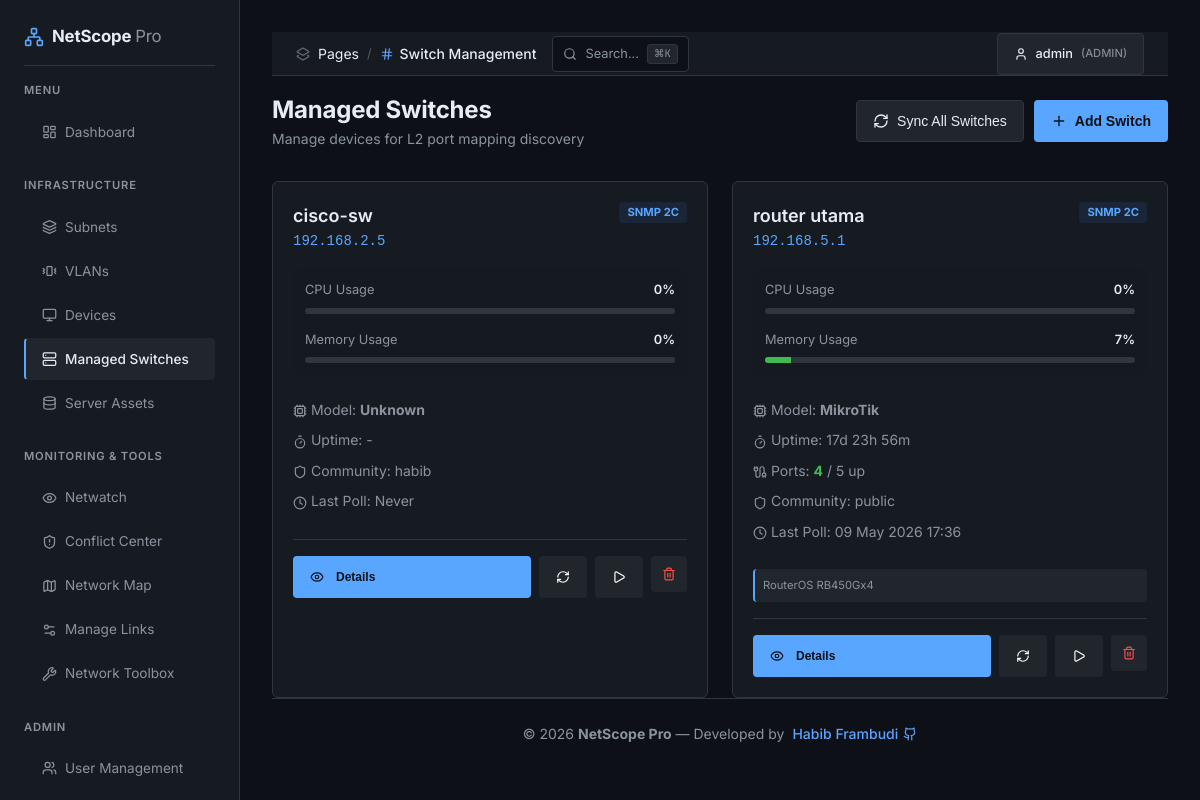
Screenshot of /switches (signed in) with the database file from the repository.
### tables this page shows
CREATE TABLE `switches` (
  `id` int(11) NOT NULL AUTO_INCREMENT,
  `name` varchar(100) NOT NULL,
  `ip_addr` varchar(45) NOT NULL,
  `community` varchar(100) DEFAULT 'public',
  `snmp_version` enum('1','2c','3') DEFAULT '2c',
  `description` text DEFAULT NULL,
  `last_poll` timestamp NULL DEFAULT NULL,
  `created_at` timestamp NOT NULL DEFAULT current_timestamp(),
  `model` varchar(100) DEFAULT NULL,
  `uptime` varchar(100) DEFAULT NULL,
  `cpu_usage` int(11) DEFAULT 0,
  `memory_usage` int(11) DEFAULT 0,
  `system_info` text DEFAULT NULL,
  `total_ports` int(11) DEFAULT 0,
  `active_ports` int(11) DEFAULT 0,
  `parent_switch_id` int(11) DEFAULT NULL,
  `stp_enabled` tinyint(1) DEFAULT 0,
  `stp_protocol` varchar(50) DEFAULT NULL,
  `loop_detected` tinyint(1) DEFAULT 0,
  `loop_details` varchar(255) DEFAULT NULL,
  `stp_topology_changes` int(11) DEFAULT 0,
  PRIMARY KEY (`id`)
);

### includes/config.php (called while the page is built, shortened)
<?php
function is_admin() {
    return isset($_SESSION['role']) && $_SESSION['role'] === 'admin';
}

### switches.php (the view, shortened to what this page needs)
<?php
require_once 'includes/config.php';
$db = get_db_connection();
$switches = $db->query("SELECT * FROM switches ORDER BY name ASC")->fetchAll();
include 'includes/header.php';
?>
<div class="page-header">
    <div>
        <h1 style="font-size: 1.5rem;">Managed Switches</h1>
        <p style="color: var(--text-muted); font-size: 0.875rem;">Manage devices for L2 port mapping discovery</p>
    </div>
    <?php if (is_admin()): ?>
    <div style="display: flex; gap: 10px;">
        <button class="btn btn-secondary" onclick="location.href='cron_switch_poll'">
            <i data-lucide="refresh-cw" style="width: 16px;"></i> Sync All Switches
        </button>
        <button class="btn btn-primary" onclick="document.getElementById('addSwitchModal').style.display='flex'">
            <i data-lucide="plus" style="width: 16px;"></i> Add Switch
        </button>
    </div>
    <?php endif; ?>
</div>
<div class="grid-cards">
    <?php foreach ($switches as $switch): ?>
    <div class="card">
        <div style="display: flex; justify-content: space-between; align-items: flex-start; margin-bottom: 1rem;">
            <div>
                <h3 style="font-size: 1.125rem;"><?php echo htmlspecialchars($switch['name']); ?></h3>
                <code style="color: var(--primary);"><?php echo htmlspecialchars($switch['ip_addr']); ?></code>
            </div>
            <div style="display: flex; gap: 4px; flex-wrap: wrap; justify-content: flex-end;">
                <span style="background: rgba(59, 130, 246, 0.1); color: var(--primary); padding: 2px 8px; border-radius: 4px; font-size: 0.7rem; font-weight: 700;">
                    SNMP <?php echo strtoupper($switch['snmp_version']); ?>
                </span>
            </div>
        </div>
        <div style="font-size: 0.8rem; color: var(--text-muted); margin-bottom: 1.5rem; background: rgba(0,0,0,0.05); padding: 0.75rem; border-radius: 8px;">
            <div style="display: flex; justify-content: space-between; margin-bottom: 0.5rem;">
                <span>CPU Usage</span>
                <span style="font-weight: 600; color: var(--text);"><?php echo (int)($switch['cpu_usage'] ?? 0); ?>%</span>
            </div>
            <div style="height: 6px; background: var(--border); border-radius: 3px; overflow: hidden; margin-bottom: 1rem;">
            </div>
            <div style="display: flex; justify-content: space-between; margin-bottom: 0.5rem;">
                <span>Memory Usage</span>
                <span style="font-weight: 600; color: var(--text);"><?php echo (int)($switch['memory_usage'] ?? 0); ?>%</span>
            </div>
            <div style="height: 6px; background: var(--border); border-radius: 3px; overflow: hidden;">
                <div style="width: <?php echo (int)($switch['memory_usage'] ?? 0); ?>%; height: 100%; background: <?php echo (int)($switch['memory_usage'] ?? 0) > 80 ? 'var(--warning)' : 'var(--success)'; ?>;"></div>
            </div>
        </div>
        <div style="font-size: 0.875rem; color: var(--text-muted); margin-bottom: 1.5rem;">
            <p style="margin-bottom: 0.4rem;"><i data-lucide="cpu" style="width: 14px; vertical-align: middle;"></i> Model: <strong><?php echo htmlspecialchars($switch['model'] ?? 'Unknown'); ?></strong></p>
            <p style="margin-bottom: 0.4rem;"><i data-lucide="timer" style="width: 14px; vertical-align: middle;"></i> Uptime: <?php echo htmlspecialchars($switch['uptime'] ?? '-'); ?></p>
            <?php if (isset($switch['total_ports']) && $switch['total_ports'] > 0): ?>
            <p style="margin-bottom: 0.4rem;"><i data-lucide="cable" style="width: 14px; vertical-align: middle;"></i> Ports: <strong style="color: var(--success);"><?php echo (int)$switch['active_ports']; ?></strong> / <?php echo (int)$switch['total_ports']; ?> up</p>
            <?php endif; ?>
            <p style="margin-bottom: 0.4rem;"><i data-lucide="shield" style="width: 14px; vertical-align: middle;"></i> Community: <?php echo htmlspecialchars($switch['community']); ?></p>
            <p><i data-lucide="clock" style="width: 14px; vertical-align: middle;"></i> Last Poll: <?php echo $switch['last_poll'] ? date('d M Y H:i', strtotime($switch['last_poll'])) : 'Never'; ?></p>
        </div>
        <?php if (!empty($switch['system_info'])): ?>
            <div style="font-size: 0.7rem; color: var(--text-muted); background: var(--surface-light); padding: 0.5rem; border-radius: 4px; border-left: 2px solid var(--primary); margin-bottom: 1rem;">
                <?php echo htmlspecialchars(substr($switch['system_info'], 0, 100)) . (strlen($switch['system_info']) > 100 ? '...' : ''); ?>
            </div>
        <?php endif; ?>
        <div style="display: flex; gap: 0.5rem; border-top: 1px solid var(--border); padding-top: 1rem;">
            <button class="btn btn-primary" style="flex: 1; font-size: 0.75rem;" onclick="location.href='switch-details?id=<?php echo $switch['id']; ?>'">
                <i data-lucide="eye" style="width: 14px; margin-right: 4px;"></i> Details
            </button>
            <button class="btn" style="background: var(--surface-light); font-size: 0.75rem;" title="Diagnosa Looping L2" onclick="location.href='tools?action=loop&target=<?php echo urlencode($switch['ip_addr']); ?>'">
                <i data-lucide="refresh-cw" style="width: 14px;"></i>
            </button>
            <?php if (is_admin()): ?>
            <button class="btn" style="background: var(--surface-light); font-size: 0.75rem;" title="Force Poll" onclick="location.href='cron_switch_poll?id=<?php echo $switch['id']; ?>'">
                <i data-lucide="play" style="width: 14px;"></i>
            </button>
            <form action="" method="POST" onsubmit="return confirm('Remove this switch?');">
                <button type="submit" name="delete_switch" class="btn" style="background: var(--surface-light); color: var(--danger); padding: 5px 10px;">
                    <i data-lucide="trash-2" style="width: 14px;"></i>
                </button>
            </form>
            <?php endif; ?>
        </div>
    </div>
    <?php endforeach; ?>
</div>
<?php include 'includes/footer.php'; ?>

### assets/css/style.css (style rules this page uses)
:root { color-scheme: dark; --primary: #58a6ff; --primary-hover: #79b8ff; --secondary: #8b949e; --success: #3fb950; --warning: #d29922; --danger: #f85149; --background: #0d1117; --surface: #161b22; --surface-light: #21262d; --text: #e6edf3; --text-muted: #8b949e; --border: #30363d; --sidebar-width: 240px; --header-height: 56px; --radius: 6px; --radius-sm: 4px; --shadow: 0 1px 3px rgba(0, 0, 0, 0.3); --glass: #161b22; --chart-height: 320px; --brand-soft: rgba(88, 166, 255, 0.12); --warning-soft: rgba(210, 153, 34, 0.12); --success-soft: rgba(63, 185, 80, 0.12); --danger-soft: rgba(248, 81, 73, 0.12); --badge-bg: rgba(139, 148, 158, 0.15); }
* { margin: 0; padding: 0; box-sizing: border-box; scrollbar-width: thin; scrollbar-color: rgba(255, 255, 255, 0.22) transparent; }
html { color-scheme: dark; scrollbar-width: thin; scrollbar-color: rgba(255, 255, 255, 0.22) transparent; }
html, body { height: 100%; }
body { font-family: 'Inter', -apple-system, BlinkMacSystemFont, sans-serif; background-color: var(--background); color: var(--text); line-height: 1.5; overflow-x: hidden; display: flex; flex-direction: column; font-size: 14px; }
.grid-cards { display: grid; grid-template-columns: repeat(auto-fill, minmax(300px, 1fr)); gap: 1.5rem; }
.page-header { display: flex; justify-content: space-between; align-items: center; margin-bottom: 2rem; flex-wrap: wrap; gap: 1rem; }
.card { background: var(--surface); border-radius: var(--radius); padding: 1.25rem; border: 1px solid var(--border); transition: border-color 0.15s ease; }
.btn { display: inline-flex; align-items: center; gap: 0.5rem; padding: 0.5rem 1rem; border-radius: var(--radius-sm); font-weight: 500; font-size: 0.875rem; cursor: pointer; border: 1px solid transparent; transition: background-color 0.15s ease, border-color 0.15s ease; }
.btn-primary { background: var(--primary); color: #0d1117; font-weight: 600; }
.btn-secondary { background: var(--surface-light); color: var(--text); border-color: var(--border); }
h1 { font-size: 1.5rem; font-weight: 700; letter-spacing: -0.01em; }
h3 { font-size: 1rem; font-weight: 600; }

### rows the page displays
switches: name "cisco-sw", ip_addr "192.168.2.5", snmp_version "2C", cpu_usage "0", memory_usage "0", model "Unknown", uptime "-", community "habib", shows "Never"
switches: name "router utama", ip_addr "192.168.5.1", snmp_version "2C", cpu_usage "0", memory_usage "7", model "MikroTik", uptime "17d 23h 56m", active_ports "4", total_ports "5", community "public", last_poll "09 May 2026 17:36", system_info "RouterOS RB450Gx4"

### other values shown
$group_label "MENU"
$item[2] "Dashboard"
$group_label "INFRASTRUCTURE"
$item[2] "Subnets"
$item[2] "VLANs"
$item[2] "Devices"
$item[2] "Managed Switches"
$item[2] "Server Assets"
$group_label "MONITORING & TOOLS"
$item[2] "Netwatch"
$item[2] "Conflict Center"
$item[2] "Network Map"
$item[2] "Manage Links"
$item[2] "Network Toolbox"
$item[2] "User Management"
